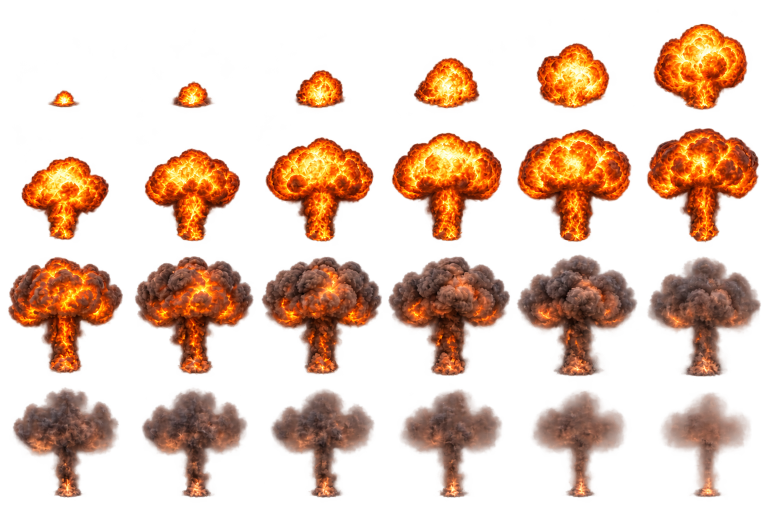
#> input picture assets/effects/nuclear_stable_20261024.png, 1536 x 1024 px (shown at 1/2 size)
$ python register_nuclear_frames_20261024.py ../assets/effects/nuclear_stable_20261024.png
#> lines starting #> are read from the running program, lines starting #| are printed output that depends on the picture; after the words box and inside, x2 and y2 are one past the last pixel; in counts of white or black regions, pixels touching at a corner belong together
"""Register unchanged generated VFX cells by the connected central stem.

Pixel data are copied unchanged. Only sampling offsets in metadata are added.
"""
from pathlib import Path
from collections import deque
import json, shutil, hashlib, sys
import numpy as np
from PIL import Image
ROOT=Path(__file__).resolve().parents[1]
source=Path(sys.argv[1])
destination=ROOT/'assets/effects/nuclear_stable_20261024.png'
destination.parent.mkdir(parents=True,exist_ok=True)
shutil.copy2(source,destination)
image=np.array(Image.open(source).convert('RGBA'))
#> image is the input picture: shape (1024, 1536, 4); mean R, G, B, A 134, 67.1, 33, 78.6
assert image.shape==(1024,1536,4)
offsets=[];anchors=[]
for frame in range(24):
    alpha=image[frame//6*256:(frame//6+1)*256,frame%6*256:(frame%6+1)*256,3]
    mask=alpha>max(30,float(alpha.max())*.65)
    seen=np.zeros_like(mask,dtype=bool);components=[]
    for yy,xx in zip(*np.where(mask)):
        if seen[yy,xx]:continue
        queue=deque([(int(xx),int(yy))]);seen[yy,xx]=True;points=[]
        while queue:
            x,y=queue.popleft();points.append((x,y))
            for dx,dy in [(1,0),(-1,0),(0,1),(0,-1)]:
                nx,ny=x+dx,y+dy
                if 0<=nx<256 and 0<=ny<248 and mask[ny,nx] and not seen[ny,nx]:seen[ny,nx]=True;queue.append((nx,ny))
        if len(points)>=8:components.append(points)
    assert components
    connected=min(components,key=lambda ps:min((x-128)**2+(y-190)**2 for x,y in ps))
    bottom=max(y for x,y in connected)
    # Register the whole cloud's horizontal axis, rather than the last
    # flickering ember at the foot, which would introduce lateral wobble.
    foot=(min(x for x,y in connected)+max(x for x,y in connected))*.5
    anchors.append([foot,bottom]);offsets.append([(foot-128)/256,(bottom-225.28)/256])
#> this loop made 24 passes
#> pass 1, `alpha=image[frame//6*256:(frame//6+1)*256,frame%6*256:(frame%6+1)*256,3]`:
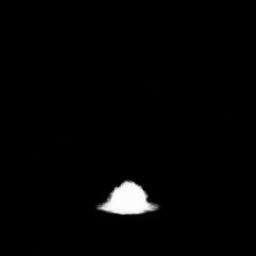
#> alpha: shape (256, 256); min 0, max 252, mean 4.3
#> pass 1, `mask=alpha>max(30,float(alpha.max())*.65)`:
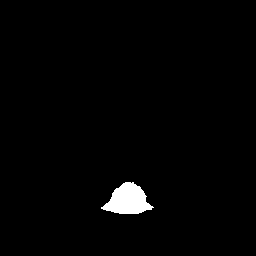
#> mask: shape (256, 256) bool; 1.6% white; 1 white region, box (x1, y1, x2, y2) and area: (101, 182, 154, 214) 1045
#> pass 2, `alpha=image[frame//6*256:(frame//6+1)*256,frame%6*256:(frame%6+1)*256,3]`:
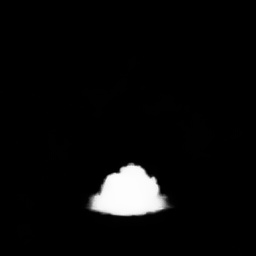
#> alpha: shape (256, 256); min 0, max 253, mean 10.2
#> pass 2, `mask=alpha>max(30,float(alpha.max())*.65)`:
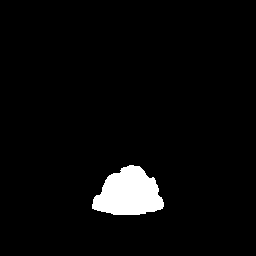
#> mask: shape (256, 256) bool; 3.8% white; 1 white region, box (x1, y1, x2, y2) and area: (92, 165, 164, 215) 2520
#> after the loop:
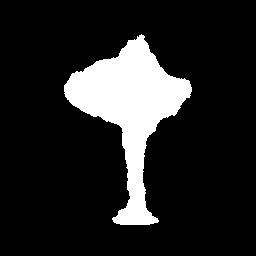
#> seen: shape (256, 256) bool; 14.1% white; 1 white region, box (x1, y1, x2, y2) and area: (64, 34, 192, 225) 9260
#> after the loop, anchors = 24 items, first 6: [127, 213], [127.5, 214], [126.5, 214], [125, 215], [122, 215], [120, 218]; offsets = 24 items, first 6: [-0.00391, -0.048], [-0.00195, -0.0441], [-0.00586, -0.0441], [-0.0117, -0.0402], [-0.0234, -0.0402], [-0.0312, -0.0284]
effect={'status':'accepted','file':'res://assets/effects/nuclear_stable_20261024.png','columns':6,'rows':4,'count':24,'pivot':[.5,.88],'scale_hint':224,'phase_frames':[0,5,10,17,23],'frame_offsets':offsets,'edge_feather':.035,'source_sha256':hashlib.sha256(source.read_bytes()).hexdigest(),'registration':'Connected cloud horizontal silhouette axis and vertical stem foot -> fixed world origin; unchanged source pixels and common scale across all frames.'}
(ROOT/'data/art_nuclear_stable_20261024.json').write_text(json.dumps({'effects':{'nuclear':effect}},indent=2),encoding='utf8')
print(json.dumps({'frames':24,'source_feet':anchors,'pixel_sha256_preserved':hashlib.sha256(source.read_bytes()).digest()==hashlib.sha256(destination.read_bytes()).digest()},indent=2))
#> (printed output is left out)
